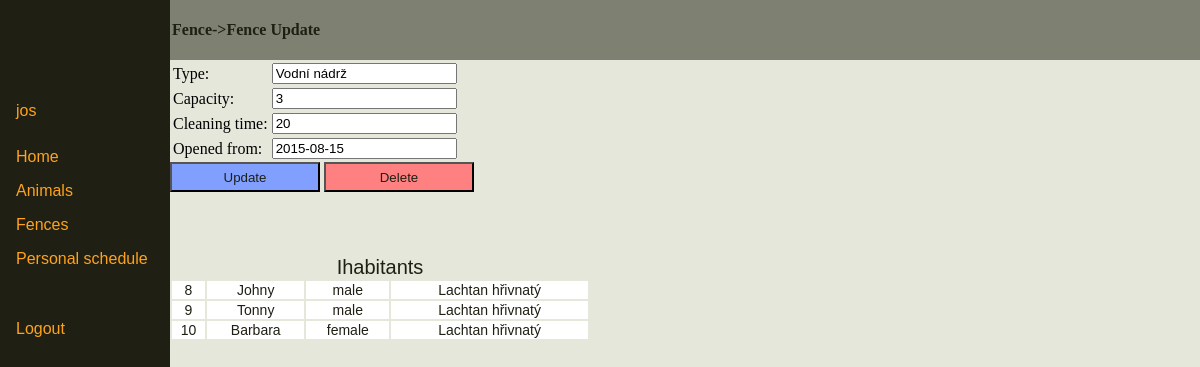
The app's page /fenceEdit.php?pk=8 (signed in) with its own data.
### tables this page shows
CREATE TABLE Vybeh (
  cislo_vybehu SMALLINT NOT NULL AUTO_INCREMENT,
  typ VARCHAR(50) NOT NULL,
  max_zvirat SMALLINT DEFAULT '1',
  cas_na_cisteni INT DEFAULT '10',  
  otevren DATE DEFAULT NULL,
  PRIMARY KEY (cislo_vybehu)
);

CREATE TABLE Zvire (
  kod_zvirete INTEGER NOT NULL AUTO_INCREMENT,
  jmeno VARCHAR(20) NOT NULL,
  pohlavi VARCHAR(10) DEFAULT NULL,
  zarazeni VARCHAR(50) NOT NULL,
  hmotnost DECIMAL(8,3) DEFAULT NULL,  
  datum_narozeni DATE DEFAULT NULL,
  datum_umrti DATE DEFAULT NULL,
  matka VARCHAR(20) DEFAULT NULL,
  otec VARCHAR (20) DEFAULT NULL,
  zdarvotni_stav VARCHAR(20) DEFAULT NULL,
  pos_zdrav_prohlidka DATE DEFAULT NULL,
  cislo_vybehu SMALLINT DEFAULT NULL,
  PRIMARY KEY (kod_zvirete)
);

### fenceEdit.php (the view, shortened to what this page needs)
<?php
require_once 'db.php';
?>
<!DOCTYPE HTML PUBLIC "-//W3C//DTD HTML 4.01 Transitional//EN">
<html>
<head>
    <link rel="stylesheet" href="style.css" type="text/css" >
</head>
<body>
    <div id="sidebar">
        <?php require_once 'sidebar.php' ?>
    </div>
    <div id="header">
        Fence->Fence Update
    </div>
<div id="content">
    <div id="content">
        <?php
        $q="SELECT * FROM Vybeh WHERE cislo_vybehu='". $_GET['pk'] ."'";
        $res=$db->query($q);
        $f = $res->fetch_assoc();
        ?>
        <form method="post" onsubmit="return check_values(this.submited);" accept-charset="utf8">
            <table>
                <tr><td>Type:</td><td><input class="edit" type="text" required="" placeholder="Type" name="type" value="<?php echo $f['typ']; ?>"></td></tr>
                <tr><td>Capacity:</td><td><input class="edit" type="text" placeholder="Capacity" name="capacity" value="<?php echo $f['max_zvirat']; ?>"></td></tr>
                <tr><td>Cleaning time:</td><td><input id="clean_time" class="edit" type="text" placeholder="Cleaning time" name="cleaning_time" value="<?php echo $f['cas_na_cisteni']; ?>"></td></tr>
                <tr><td>Opened from:</td><td><input id="opened_from" class="edit" type="text" placeholder="Opened from" name="opened_from" value="<?php echo $f['otevren'] ?>">
                </table>
                <button type="submit" class="update" onclick="this.form.submited=this.value;" value="Update" >Update</button>
                <?php
                if($_SESSION['priv']>=2){ ?>
                    <button type="submit" class="delete" onclick="this.form.submited=this.value;" value="Delete" >Delete</button>
                    <?php
                }
                ?>
            </form>
            <br />
            <table class="display" style="width: 35%;; position:relative" id="tbl">
                <caption>Ihabitants</caption>
                <?php
                $q= "SELECT kod_zvirete,jmeno,pohlavi, zarazeni FROM Zvire WHERE cislo_vybehu='". $_GET['pk'] ."'";
                $res=$db->query($q);
                while($row=$res->fetch_assoc())
                {
                    echo '<tr>';
                    foreach($row as $key => $value)
                    {
                        if($value)
                        {
                            echo "<td>".$value."</td>";
                        }
                        else {
                            echo "<td></td>";
                        }
                    }
                    echo "</tr>";
                }
                ?>
            </table>
        </div>
    </div>
</body>
</html>

### style.css (style rules this page uses)
table.display { font-family: helvetica; font-size: 14; width: 80%; position: absolute; top: 30px; overflow: scroll; }
table.display td { background-color: white; color: #1f1f14; text-align: center; overflow: scroll; }
table.display caption { color: #1f1f14; text-align: center; font-family: helvetica; font-size: 20; }
button.update { background-color: #809fff ; color: #1f1f14; height: 30px; width: 150px; }
button.delete { background-color:#ff8080; color: #1f1f14; height: 30px; width: 150px; }
#sidebar { position:fixed; height: 100%; top: 0; left: 0; width:170px; background: #1f1f14; }
#header { position: fixed; left:170px; top: 0; width: 100%; height: 60px; padding-left: 2px; background: #7e8171; color:#1f1f14; text-align: left; line-height: 60px; font-weight: bold; }
#content { position: fixed; background: #e5e7db; height: 100%; top: 60px; left: 170px; width: 100%; }

### records on screen
vybeh: type "Vodní nádrž", capacity "3", cleaning_time "20", opened_from "2015-08-15"
zvire: kod_zvirete "8", jmeno "Johny", pohlavi "male", zarazeni "Lachtan hřivnatý"
zvire: kod_zvirete "9", jmeno "Tonny", pohlavi "male", zarazeni "Lachtan hřivnatý"
zvire: kod_zvirete "10", jmeno "Barbara", pohlavi "female", zarazeni "Lachtan hřivnatý"

### other values on screen
$_SESSION['use'] "jos"
